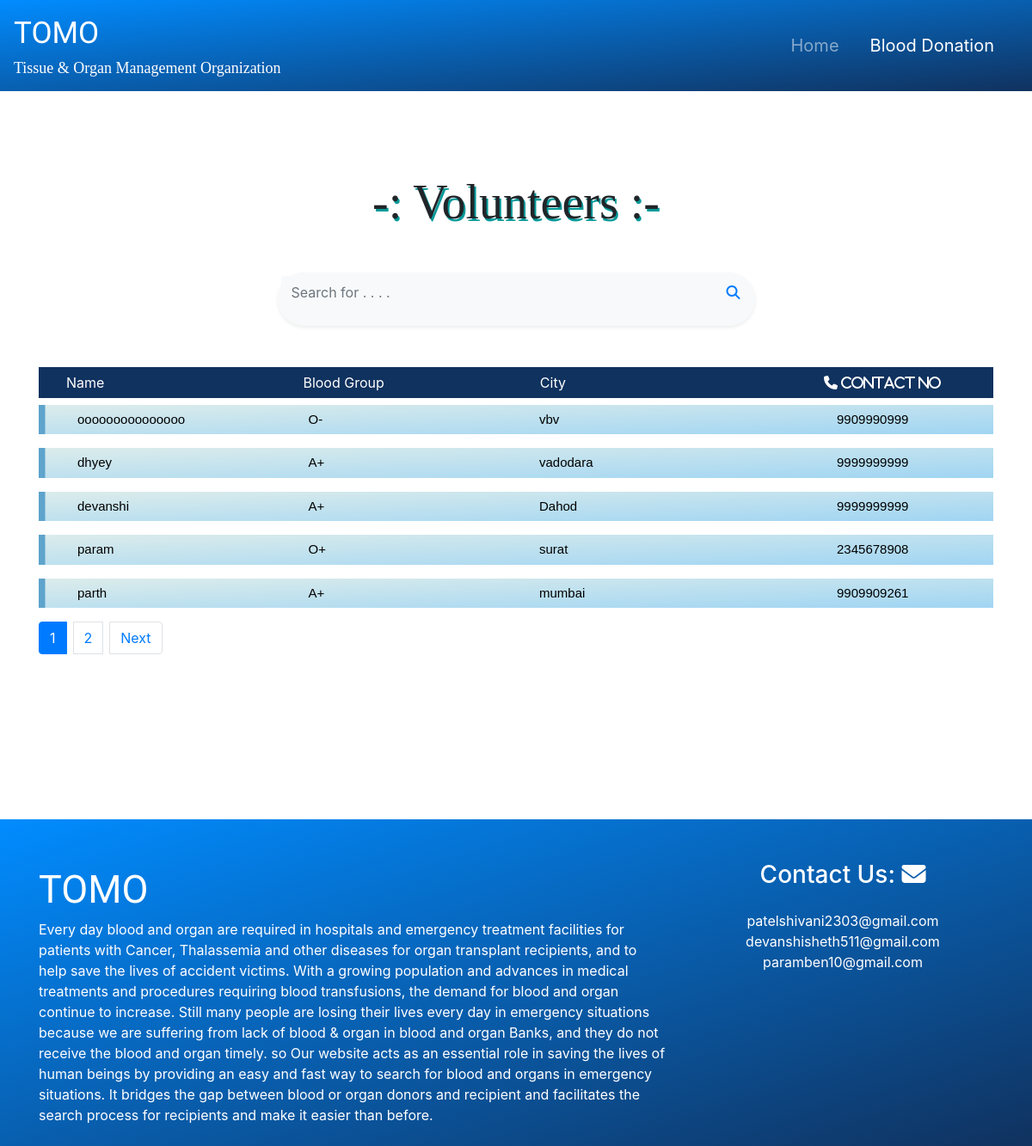
The page /Blood_Donation/VolunteerList/ on the database as committed earlier.
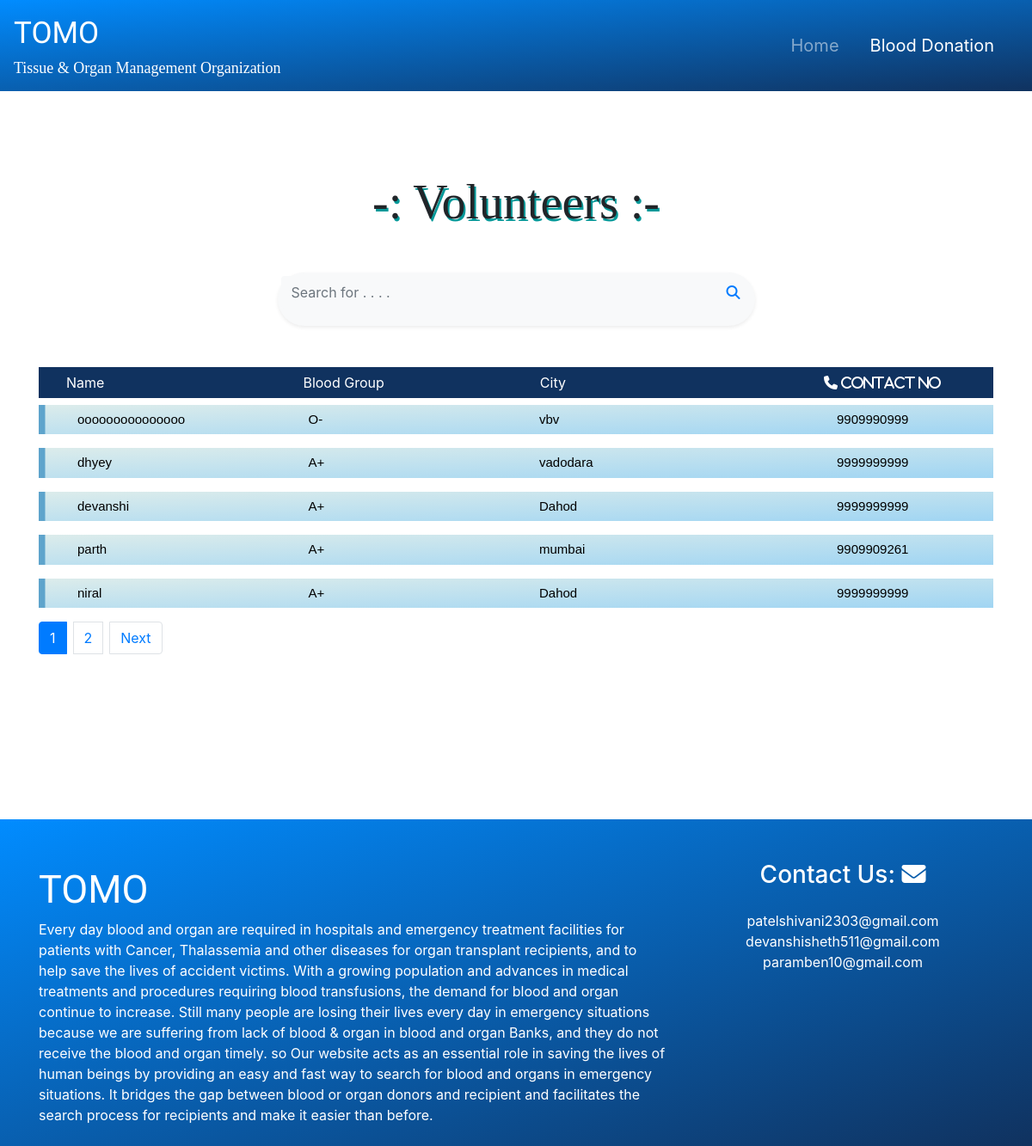
The same page on the database as committed later.
### blood_donation/models.py (models this page shows)
class Volunteer(models.Model):
    volunteer_email=models.CharField(max_length=50,primary_key=True,help_text ='write your email')
    volunteer_name=models.CharField(max_length=30)
    volunteer_city=models.CharField(max_length=20)
    volunteer_mobile_no=models.CharField(max_length=10)
    volunteer_bloodGroup=models.CharField(max_length=10,default=None)
    volunteer_gender=models.CharField(max_length=10,default=None)

### blood_donation/views.py (the view)
def VolunteerList(request):
    volunteers=Volunteer.objects.all()
    if volunteers.exists():
        paginator = Paginator(volunteers,5)
        page = request.GET.get('page', 1)
        try:
            volunteerss = paginator.page(page)
        except PageNotAnInteger:
            users = paginator.page(1)
        except EmptyPage:
            users = paginator.page(paginator.num_pages)
        return render(request, 'VolunteerList.html', {'volunteers':volunteerss})
    return render(request, 'VolunteerList.html')

### blood_donation/templates/VolunteerList.html (shortened to what the changed rows need)
<html>
<head>
    {% load static %}
    <link rel="stylesheet" type="text/css" href="{% static 'css/style3.css' %}">
    <link rel="stylesheet" href="https://stackpath.bootstrapcdn.com/bootstrap/4.4.1/css/bootstrap.min.css">
</head>
<body>
    <div class="container my-5">
        <h2 class="text-center display-4 pt-5 mb-5" style="font-family:'Times New Roman', Times, serif; text-shadow:2px 3px rgb(4, 153, 153);">-: Volunteers :-</h2>
         {% if volunteers %}
        {% for vol in volunteers%}
        <div class="list-type4">
            <ol>
                <li>
                    <div class="row">
                        <div class="col">
                            {{vol.volunteer_name}}
                        </div>
                        <div class="col">
                            {{vol.volunteer_bloodGroup}}
                        </div>
                        <div class="col">
                            {{vol.volunteer_city}}
                        </div>
                        <div class="col text-center">
                            {{vol.volunteer_mobile_no}}
                        </div>
                    </div>
                </li>
            </ol>
        </div>
        {% endfor%} {% endif %}
        {% if volunteers.has_other_pages %}
        <ul class="pagination">
             {% for i in volunteers.paginator.page_range %} {% if volunteers.number == i %}
            <li class="active page-item mr-2"><a class="page-link">{{ i }}  <span class="sr-only">(current)</span></a></li>
            {% else %}
            <li class="page-item mr-2"><a class="page-link" href="?page={{ i }}">{{ i }}</a></li>
            {% endif %} {% endfor %}
        </ul>
        {% endif %}
    </div>
    <br>
    <br>
    <br>
    <br>
    <br>
    <br>
</body>
</html>

Rows that differ between the two databases and show on the page:
removed Volunteer: volunteer_name "param", volunteer_bloodGroup "O+", volunteer_city "surat", volunteer_mobile_no "2345678908"
now on this page (row unchanged): Volunteer: volunteer_name "niral", volunteer_bloodGroup "A+", volunteer_city "Dahod", volunteer_mobile_no "9999999999"
